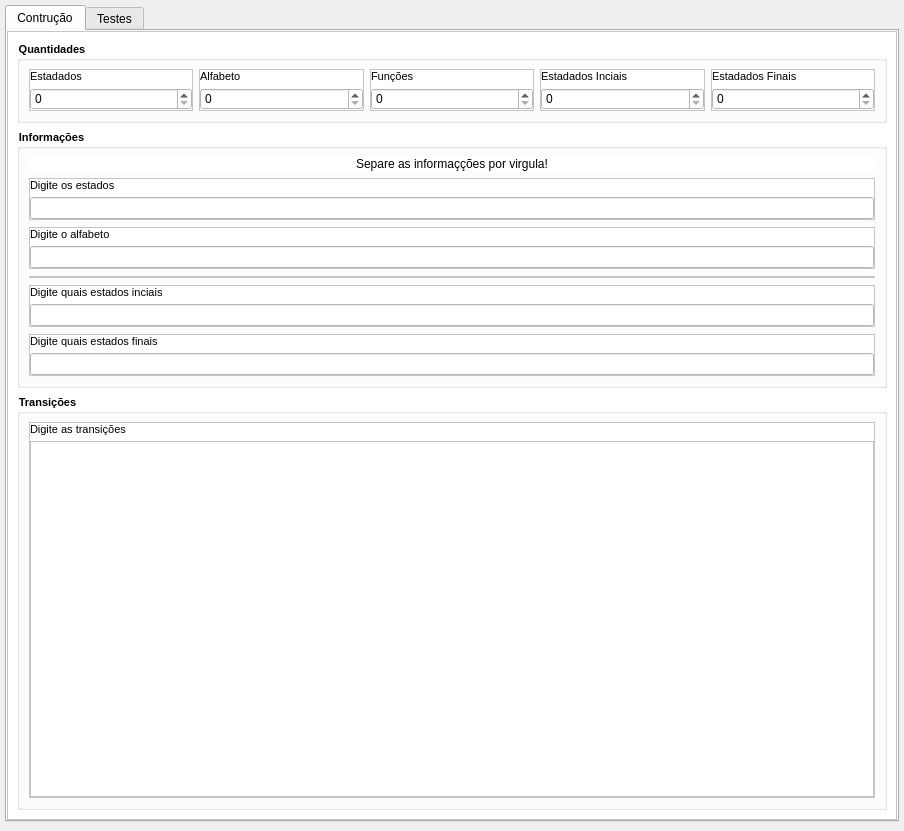
<?xml version="1.0" encoding="UTF-8"?>
<ui version="4.0">
 <class>MainWindow</class>
 <widget class="QMainWindow" name="MainWindow">
  <property name="geometry">
   <rect>
    <x>0</x>
    <y>0</y>
    <width>904</width>
    <height>831</height>
   </rect>
  </property>
  <property name="windowTitle">
   <string>MainWindow</string>
  </property>
  <widget class="QWidget" name="Main">
   <layout class="QVBoxLayout" name="verticalLayout_45">
    <property name="leftMargin">
     <number>5</number>
    </property>
    <property name="topMargin">
     <number>5</number>
    </property>
    <property name="rightMargin">
     <number>5</number>
    </property>
    <item>
     <widget class="QTabWidget" name="tabWidget">
      <property name="toolTip">
       <string>&lt;html&gt;&lt;head/&gt;&lt;body&gt;&lt;p&gt;Construção&lt;/p&gt;&lt;p&gt;&lt;br/&gt;&lt;/p&gt;&lt;/body&gt;&lt;/html&gt;</string>
      </property>
      <property name="currentIndex">
       <number>0</number>
      </property>
      <widget class="QWidget" name="contrucaoTab">
       <attribute name="title">
        <string>Contrução</string>
       </attribute>
       <layout class="QVBoxLayout" name="verticalLayout_43">
        <property name="leftMargin">
         <number>0</number>
        </property>
        <property name="topMargin">
         <number>0</number>
        </property>
        <property name="rightMargin">
         <number>0</number>
        </property>
        <property name="bottomMargin">
         <number>0</number>
        </property>
        <item>
         <widget class="QFrame" name="Form">
          <property name="autoFillBackground">
           <bool>false</bool>
          </property>
          <property name="styleSheet">
           <string notr="true">background-color: rgb(255, 255, 255);</string>
          </property>
          <property name="frameShape">
           <enum>QFrame::StyledPanel</enum>
          </property>
          <property name="frameShadow">
           <enum>QFrame::Raised</enum>
          </property>
          <layout class="QVBoxLayout" name="verticalLayout_20">
           <item>
            <widget class="QGroupBox" name="qtd_input">
             <property name="font">
              <font>
               <pointsize>8</pointsize>
               <weight>75</weight>
               <bold>true</bold>
              </font>
             </property>
             <property name="title">
              <string>Quantidades</string>
             </property>
             <layout class="QHBoxLayout" name="horizontalLayout_2">
              <item>
               <widget class="QFrame" name="estados_l">
                <property name="frameShape">
                 <enum>QFrame::StyledPanel</enum>
                </property>
                <property name="frameShadow">
                 <enum>QFrame::Raised</enum>
                </property>
                <layout class="QVBoxLayout" name="verticalLayout_8" stretch="0,0">
                 <property name="spacing">
                  <number>5</number>
                 </property>
                 <property name="leftMargin">
                  <number>0</number>
                 </property>
                 <property name="topMargin">
                  <number>0</number>
                 </property>
                 <property name="rightMargin">
                  <number>0</number>
                 </property>
                 <property name="bottomMargin">
                  <number>0</number>
                 </property>
                 <item>
                  <widget class="QLabel" name="label_4">
                   <property name="font">
                    <font>
                     <pointsize>8</pointsize>
                     <weight>50</weight>
                     <bold>false</bold>
                    </font>
                   </property>
                   <property name="text">
                    <string>Estadados</string>
                   </property>
                   <property name="textFormat">
                    <enum>Qt::AutoText</enum>
                   </property>
                   <property name="wordWrap">
                    <bool>false</bool>
                   </property>
                  </widget>
                 </item>
                 <item>
                  <widget class="QSpinBox" name="qtd_estados"/>
                 </item>
                </layout>
               </widget>
              </item>
              <item>
               <widget class="QFrame" name="alfabeto_l">
                <property name="frameShape">
                 <enum>QFrame::StyledPanel</enum>
                </property>
                <property name="frameShadow">
                 <enum>QFrame::Raised</enum>
                </property>
                <layout class="QVBoxLayout" name="verticalLayout_3" stretch="0,0">
                 <property name="spacing">
                  <number>5</number>
                 </property>
                 <property name="leftMargin">
                  <number>0</number>
                 </property>
                 <property name="topMargin">
                  <number>0</number>
                 </property>
                 <property name="rightMargin">
                  <number>0</number>
                 </property>
                 <property name="bottomMargin">
                  <number>0</number>
                 </property>
                 <item>
                  <widget class="QLabel" name="label_5">
                   <property name="font">
                    <font>
                     <pointsize>8</pointsize>
                     <weight>50</weight>
                     <bold>false</bold>
                    </font>
                   </property>
                   <property name="text">
                    <string>Alfabeto</string>
                   </property>
                   <property name="textFormat">
                    <enum>Qt::AutoText</enum>
                   </property>
                   <property name="wordWrap">
                    <bool>false</bool>
                   </property>
                  </widget>
                 </item>
                 <item>
                  <widget class="QSpinBox" name="qtd_alfabeto"/>
                 </item>
                </layout>
               </widget>
              </item>
              <item>
               <widget class="QFrame" name="qtd_funcoe_l">
                <property name="frameShape">
                 <enum>QFrame::StyledPanel</enum>
                </property>
                <property name="frameShadow">
                 <enum>QFrame::Raised</enum>
                </property>
                <layout class="QVBoxLayout" name="verticalLayout_9" stretch="0,0">
                 <property name="spacing">
                  <number>5</number>
                 </property>
                 <property name="leftMargin">
                  <number>0</number>
                 </property>
                 <property name="topMargin">
                  <number>0</number>
                 </property>
                 <property name="rightMargin">
                  <number>0</number>
                 </property>
                 <property name="bottomMargin">
                  <number>0</number>
                 </property>
                 <item>
                  <widget class="QLabel" name="label_6">
                   <property name="font">
                    <font>
                     <pointsize>8</pointsize>
                     <weight>50</weight>
                     <bold>false</bold>
                    </font>
                   </property>
                   <property name="text">
                    <string>Funções</string>
                   </property>
                   <property name="textFormat">
                    <enum>Qt::AutoText</enum>
                   </property>
                   <property name="wordWrap">
                    <bool>false</bool>
                   </property>
                  </widget>
                 </item>
                 <item>
                  <widget class="QSpinBox" name="qtd_funcoes"/>
                 </item>
                </layout>
               </widget>
              </item>
              <item>
               <widget class="QFrame" name="estados_iniciais_l">
                <property name="frameShape">
                 <enum>QFrame::StyledPanel</enum>
                </property>
                <property name="frameShadow">
                 <enum>QFrame::Raised</enum>
                </property>
                <layout class="QVBoxLayout" name="verticalLayout_12" stretch="0,0">
                 <property name="spacing">
                  <number>5</number>
                 </property>
                 <property name="leftMargin">
                  <number>0</number>
                 </property>
                 <property name="topMargin">
                  <number>0</number>
                 </property>
                 <property name="rightMargin">
                  <number>0</number>
                 </property>
                 <property name="bottomMargin">
                  <number>0</number>
                 </property>
                 <item>
                  <widget class="QLabel" name="label_9">
                   <property name="font">
                    <font>
                     <pointsize>8</pointsize>
                     <weight>50</weight>
                     <bold>false</bold>
                    </font>
                   </property>
                   <property name="text">
                    <string>Estadados Inciais</string>
                   </property>
                   <property name="textFormat">
                    <enum>Qt::AutoText</enum>
                   </property>
                   <property name="wordWrap">
                    <bool>false</bool>
                   </property>
                  </widget>
                 </item>
                 <item>
                  <widget class="QSpinBox" name="qtd_estados_in"/>
                 </item>
                </layout>
               </widget>
              </item>
              <item>
               <widget class="QFrame" name="estados_finais_l">
                <property name="frameShape">
                 <enum>QFrame::StyledPanel</enum>
                </property>
                <property name="frameShadow">
                 <enum>QFrame::Raised</enum>
                </property>
                <layout class="QVBoxLayout" name="verticalLayout_2" stretch="0,0">
                 <property name="spacing">
                  <number>5</number>
                 </property>
                 <property name="leftMargin">
                  <number>0</number>
                 </property>
                 <property name="topMargin">
                  <number>0</number>
                 </property>
                 <property name="rightMargin">
                  <number>0</number>
                 </property>
                 <property name="bottomMargin">
                  <number>0</number>
                 </property>
                 <item>
                  <widget class="QLabel" name="label">
                   <property name="font">
                    <font>
                     <pointsize>8</pointsize>
                     <weight>50</weight>
                     <bold>false</bold>
                    </font>
                   </property>
                   <property name="text">
                    <string>Estadados Finais</string>
                   </property>
                   <property name="textFormat">
                    <enum>Qt::AutoText</enum>
                   </property>
                   <property name="wordWrap">
                    <bool>false</bool>
                   </property>
                  </widget>
                 </item>
                 <item>
                  <widget class="QSpinBox" name="qtd_estados_fin"/>
                 </item>
                </layout>
               </widget>
              </item>
             </layout>
            </widget>
           </item>
           <item>
            <widget class="QGroupBox" name="info_input">
             <property name="font">
              <font>
               <pointsize>8</pointsize>
               <weight>75</weight>
               <bold>true</bold>
              </font>
             </property>
             <property name="title">
              <string>Informações</string>
             </property>
             <layout class="QVBoxLayout" name="verticalLayout">
              <property name="spacing">
               <number>7</number>
              </property>
              <item>
               <widget class="QLabel" name="label_15">
                <property name="text">
                 <string>Separe as informaçções por virgula!</string>
                </property>
                <property name="alignment">
                 <set>Qt::AlignCenter</set>
                </property>
               </widget>
              </item>
              <item>
               <widget class="QFrame" name="frame_13">
                <property name="frameShape">
                 <enum>QFrame::StyledPanel</enum>
                </property>
                <property name="frameShadow">
                 <enum>QFrame::Raised</enum>
                </property>
                <layout class="QVBoxLayout" name="verticalLayout_17" stretch="0,0">
                 <property name="spacing">
                  <number>5</number>
                 </property>
                 <property name="leftMargin">
                  <number>0</number>
                 </property>
                 <property name="topMargin">
                  <number>0</number>
                 </property>
                 <property name="rightMargin">
                  <number>0</number>
                 </property>
                 <property name="bottomMargin">
                  <number>0</number>
                 </property>
                 <item>
                  <widget class="QLabel" name="label_14">
                   <property name="font">
                    <font>
                     <pointsize>8</pointsize>
                     <weight>50</weight>
                     <bold>false</bold>
                    </font>
                   </property>
                   <property name="text">
                    <string>Digite os estados</string>
                   </property>
                   <property name="textFormat">
                    <enum>Qt::AutoText</enum>
                   </property>
                   <property name="wordWrap">
                    <bool>false</bool>
                   </property>
                  </widget>
                 </item>
                 <item>
                  <widget class="QLineEdit" name="estados"/>
                 </item>
                </layout>
               </widget>
              </item>
              <item>
               <widget class="QFrame" name="frame_12">
                <property name="frameShape">
                 <enum>QFrame::StyledPanel</enum>
                </property>
                <property name="frameShadow">
                 <enum>QFrame::Raised</enum>
                </property>
                <layout class="QVBoxLayout" name="verticalLayout_16" stretch="0,0">
                 <property name="spacing">
                  <number>5</number>
                 </property>
                 <property name="leftMargin">
                  <number>0</number>
                 </property>
                 <property name="topMargin">
                  <number>0</number>
                 </property>
                 <property name="rightMargin">
                  <number>0</number>
                 </property>
                 <property name="bottomMargin">
                  <number>0</number>
                 </property>
                 <item>
                  <widget class="QLabel" name="label_13">
                   <property name="font">
                    <font>
                     <pointsize>8</pointsize>
                     <weight>50</weight>
                     <bold>false</bold>
                    </font>
                   </property>
                   <property name="text">
                    <string>Digite o alfabeto</string>
                   </property>
                   <property name="textFormat">
                    <enum>Qt::AutoText</enum>
                   </property>
                   <property name="wordWrap">
                    <bool>false</bool>
                   </property>
                  </widget>
                 </item>
                 <item>
                  <widget class="QLineEdit" name="alfabeto"/>
                 </item>
                </layout>
               </widget>
              </item>
              <item>
               <widget class="QFrame" name="frame_11">
                <property name="frameShape">
                 <enum>QFrame::StyledPanel</enum>
                </property>
                <property name="frameShadow">
                 <enum>QFrame::Raised</enum>
                </property>
                <layout class="QVBoxLayout" name="verticalLayout_15" stretch="">
                 <property name="spacing">
                  <number>5</number>
                 </property>
                 <property name="leftMargin">
                  <number>0</number>
                 </property>
                 <property name="topMargin">
                  <number>0</number>
                 </property>
                 <property name="rightMargin">
                  <number>0</number>
                 </property>
                 <property name="bottomMargin">
                  <number>0</number>
                 </property>
                </layout>
               </widget>
              </item>
              <item>
               <widget class="QFrame" name="frame_10">
                <property name="frameShape">
                 <enum>QFrame::StyledPanel</enum>
                </property>
                <property name="frameShadow">
                 <enum>QFrame::Raised</enum>
                </property>
                <layout class="QVBoxLayout" name="verticalLayout_14" stretch="0,0">
                 <property name="spacing">
                  <number>5</number>
                 </property>
                 <property name="leftMargin">
                  <number>0</number>
                 </property>
                 <property name="topMargin">
                  <number>0</number>
                 </property>
                 <property name="rightMargin">
                  <number>0</number>
                 </property>
                 <property name="bottomMargin">
                  <number>0</number>
                 </property>
                 <item>
                  <widget class="QLabel" name="label_11">
                   <property name="font">
                    <font>
                     <pointsize>8</pointsize>
                     <weight>50</weight>
                     <bold>false</bold>
                    </font>
                   </property>
                   <property name="text">
                    <string>Digite quais estados inciais</string>
                   </property>
                   <property name="textFormat">
                    <enum>Qt::AutoText</enum>
                   </property>
                   <property name="wordWrap">
                    <bool>false</bool>
                   </property>
                  </widget>
                 </item>
                 <item>
                  <widget class="QLineEdit" name="estados_in"/>
                 </item>
                </layout>
               </widget>
              </item>
              <item>
               <widget class="QFrame" name="frame_9">
                <property name="frameShape">
                 <enum>QFrame::StyledPanel</enum>
                </property>
                <property name="frameShadow">
                 <enum>QFrame::Raised</enum>
                </property>
                <layout class="QVBoxLayout" name="verticalLayout_13" stretch="0,0">
                 <property name="spacing">
                  <number>5</number>
                 </property>
                 <property name="leftMargin">
                  <number>0</number>
                 </property>
                 <property name="topMargin">
                  <number>0</number>
                 </property>
                 <property name="rightMargin">
                  <number>0</number>
                 </property>
                 <property name="bottomMargin">
                  <number>0</number>
                 </property>
                 <item>
                  <widget class="QLabel" name="label_10">
                   <property name="font">
                    <font>
                     <pointsize>8</pointsize>
                     <weight>50</weight>
                     <bold>false</bold>
                    </font>
                   </property>
                   <property name="text">
                    <string>Digite quais estados finais</string>
                   </property>
                   <property name="textFormat">
                    <enum>Qt::AutoText</enum>
                   </property>
                   <property name="wordWrap">
                    <bool>false</bool>
                   </property>
                  </widget>
                 </item>
                 <item>
                  <widget class="QLineEdit" name="estados_fin"/>
                 </item>
                </layout>
               </widget>
              </item>
             </layout>
            </widget>
           </item>
           <item>
            <widget class="QGroupBox" name="transicoes_input">
             <property name="font">
              <font>
               <pointsize>8</pointsize>
               <weight>75</weight>
               <bold>true</bold>
              </font>
             </property>
             <property name="title">
              <string>Transições</string>
             </property>
             <layout class="QVBoxLayout" name="verticalLayout_18">
              <property name="spacing">
               <number>7</number>
              </property>
              <item>
               <widget class="QFrame" name="frame_14">
                <property name="frameShape">
                 <enum>QFrame::StyledPanel</enum>
                </property>
                <property name="frameShadow">
                 <enum>QFrame::Raised</enum>
                </property>
                <layout class="QVBoxLayout" name="verticalLayout_19" stretch="0,0">
                 <property name="spacing">
                  <number>5</number>
                 </property>
                 <property name="leftMargin">
                  <number>0</number>
                 </property>
                 <property name="topMargin">
                  <number>0</number>
                 </property>
                 <property name="rightMargin">
                  <number>0</number>
                 </property>
                 <property name="bottomMargin">
                  <number>0</number>
                 </property>
                 <item>
                  <widget class="QLabel" name="label_17">
                   <property name="font">
                    <font>
                     <pointsize>8</pointsize>
                     <weight>50</weight>
                     <bold>false</bold>
                    </font>
                   </property>
                   <property name="text">
                    <string>Digite as transições</string>
                   </property>
                   <property name="textFormat">
                    <enum>Qt::AutoText</enum>
                   </property>
                   <property name="wordWrap">
                    <bool>false</bool>
                   </property>
                  </widget>
                 </item>
                 <item>
                  <widget class="QPlainTextEdit" name="transicoes"/>
                 </item>
                </layout>
               </widget>
              </item>
             </layout>
            </widget>
           </item>
          </layout>
         </widget>
        </item>
       </layout>
      </widget>
      <widget class="QWidget" name="tab_12">
       <attribute name="title">
        <string>Testes</string>
       </attribute>
       <layout class="QVBoxLayout" name="verticalLayout_59">
        <property name="leftMargin">
         <number>0</number>
        </property>
        <property name="topMargin">
         <number>0</number>
        </property>
        <property name="rightMargin">
         <number>0</number>
        </property>
        <property name="bottomMargin">
         <number>0</number>
        </property>
        <item>
         <widget class="QFrame" name="Form_2">
          <property name="autoFillBackground">
           <bool>false</bool>
          </property>
          <property name="styleSheet">
           <string notr="true">background-color: rgb(255, 255, 255);</string>
          </property>
          <property name="frameShape">
           <enum>QFrame::StyledPanel</enum>
          </property>
          <property name="frameShadow">
           <enum>QFrame::Raised</enum>
          </property>
          <layout class="QVBoxLayout" name="verticalLayout_44">
           <item>
            <widget class="QGroupBox" name="info_input_2">
             <property name="font">
              <font>
               <pointsize>8</pointsize>
               <weight>75</weight>
               <bold>true</bold>
              </font>
             </property>
             <property name="title">
              <string>Teste</string>
             </property>
             <layout class="QVBoxLayout" name="verticalLayout_51">
              <property name="spacing">
               <number>7</number>
              </property>
              <item>
               <widget class="QLabel" name="label_47">
                <property name="enabled">
                 <bool>true</bool>
                </property>
                <property name="maximumSize">
                 <size>
                  <width>16777215</width>
                  <height>14</height>
                 </size>
                </property>
                <property name="font">
                 <font>
                  <pointsize>8</pointsize>
                  <weight>50</weight>
                  <bold>false</bold>
                 </font>
                </property>
                <property name="text">
                 <string>Entrada</string>
                </property>
                <property name="textFormat">
                 <enum>Qt::AutoText</enum>
                </property>
                <property name="wordWrap">
                 <bool>false</bool>
                </property>
               </widget>
              </item>
              <item>
               <widget class="QFrame" name="frame">
                <property name="maximumSize">
                 <size>
                  <width>16777215</width>
                  <height>50</height>
                 </size>
                </property>
                <property name="frameShape">
                 <enum>QFrame::StyledPanel</enum>
                </property>
                <property name="frameShadow">
                 <enum>QFrame::Raised</enum>
                </property>
                <layout class="QHBoxLayout" name="horizontalLayout">
                 <item>
                  <widget class="QLineEdit" name="entrada"/>
                 </item>
                 <item>
                  <widget class="QPushButton" name="testButton">
                   <property name="text">
                    <string>Testar</string>
                   </property>
                  </widget>
                 </item>
                </layout>
               </widget>
              </item>
              <item>
               <widget class="QLabel" name="label_37">
                <property name="maximumSize">
                 <size>
                  <width>16777215</width>
                  <height>14</height>
                 </size>
                </property>
                <property name="text">
                 <string>Resultado</string>
                </property>
               </widget>
              </item>
              <item>
               <widget class="QLabel" name="resultado">
                <property name="font">
                 <font>
                  <pointsize>14</pointsize>
                  <weight>75</weight>
                  <bold>true</bold>
                 </font>
                </property>
                <property name="text">
                 <string/>
                </property>
                <property name="alignment">
                 <set>Qt::AlignCenter</set>
                </property>
               </widget>
              </item>
              <item>
               <spacer name="verticalSpacer">
                <property name="orientation">
                 <enum>Qt::Vertical</enum>
                </property>
                <property name="sizeHint" stdset="0">
                 <size>
                  <width>20</width>
                  <height>92</height>
                 </size>
                </property>
               </spacer>
              </item>
             </layout>
            </widget>
           </item>
          </layout>
         </widget>
        </item>
       </layout>
      </widget>
     </widget>
    </item>
   </layout>
  </widget>
 </widget>
 <resources/>
 <connections/>
</ui>
